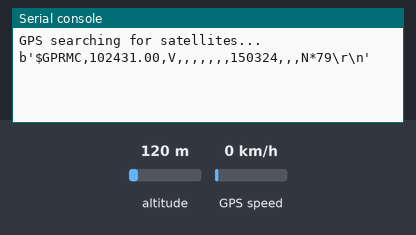
Bench run of a program on a simulated ESP32 board running MicroPython. Shown: the last lines printed to the serial console. Inputs (shaded band) come from the test bench; at power-on: GPS speed 0 km/h, altitude 120 m. The GPS gets a fix after 3 s at 37.7749, -122.4194 with 8 satellites.

Above: at 1.2 s.
1.3 s: GPS speed set to 30 km/h
At 1.36 s:
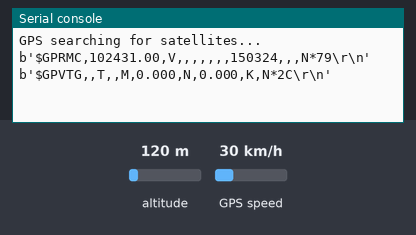
3.1 s: GPS speed set to 2 km/h
At 3.17 s:
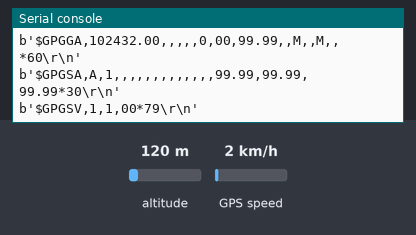
4.9 s: GPS speed set to 60 km/h
At 4.98 s:
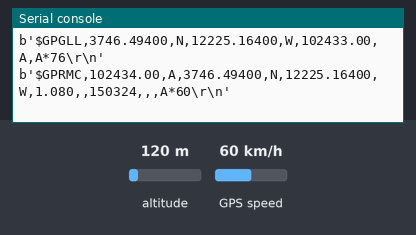
9.3 s: GPS speed set to 90 km/h
At 9.41 s:
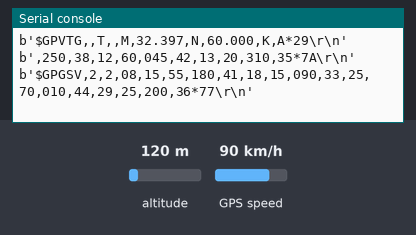
12.9 s: GPS speed set to 118 km/h
At 13.03 s:
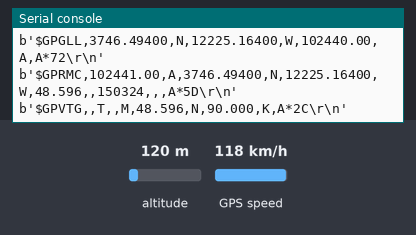
Timing chart, 0 to 15.9 s (numbered marks = the images above; inputs shaded):
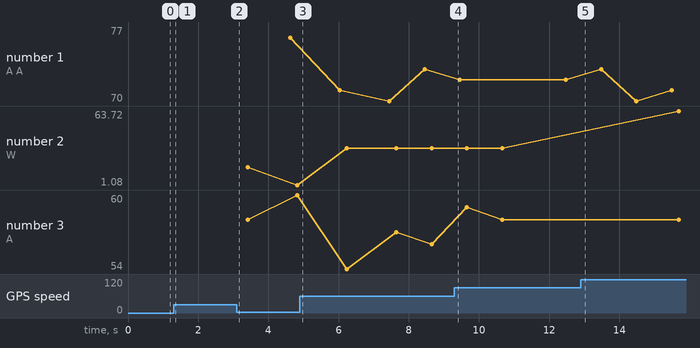

Measured:
- plotted number 2: 1.08 → 32.4 after the input at 4.9 s, 32.4 → 63.72 after the input at 12.9 s
- plotted number 3: 60 → 56 after the input at 4.9 s

The program:

gps.py
```python
from machine import UART, Pin
import time

# UART GPS Initialization
# Using UART 1, common for Raspberry Pi Pico or ESP32
gps = UART(1, baudrate=9600, tx=Pin(4), rx=Pin(5))

def convert(coord, direction):
    """
    Converts NMEA coordinate format (DDMM.MMMM) to Decimal Degrees.
    """
    if coord == "":
        return None
    deg = float(coord[:2])
    minutes = float(coord[2:])
    dec = deg + minutes / 60
    if direction in ["S", "W"]:
        dec = -dec
    return dec

def parse_gps(line):
    """
    Parses a GPGGA sentence to extract Latitude, Longitude, and Altitude.
    """
    parts = line.split(",")

    # $GPGGA is the standard NMEA sentence for fix data
    # parts[6] is the fix quality (0 = no fix)
    if parts[0] == "$GPGGA" and parts[6] != "0":
        lat = convert(parts[2], parts[3])
        lon = convert(parts[4], parts[5])
        alt = parts[9]

        return lat, lon, alt
    return None

print("GPS searching for satellites...")

while True:
    if gps.any():
        line = gps.readline()
        # Print raw data for debugging
        print(line)

        try:
            # Decode the byte string from UART
            line = line.decode("utf-8")
            data = parse_gps(line)

            if data:
                lat, lon, alt = data
                print("Latitude :", lat)
                print("Longitude:", lon)
                print("Altitude :", alt, "m")
                print("--------------------")
        except:
            # Handle potential decoding errors from noisy UART signals
            pass

    time.sleep(0.2)
```
